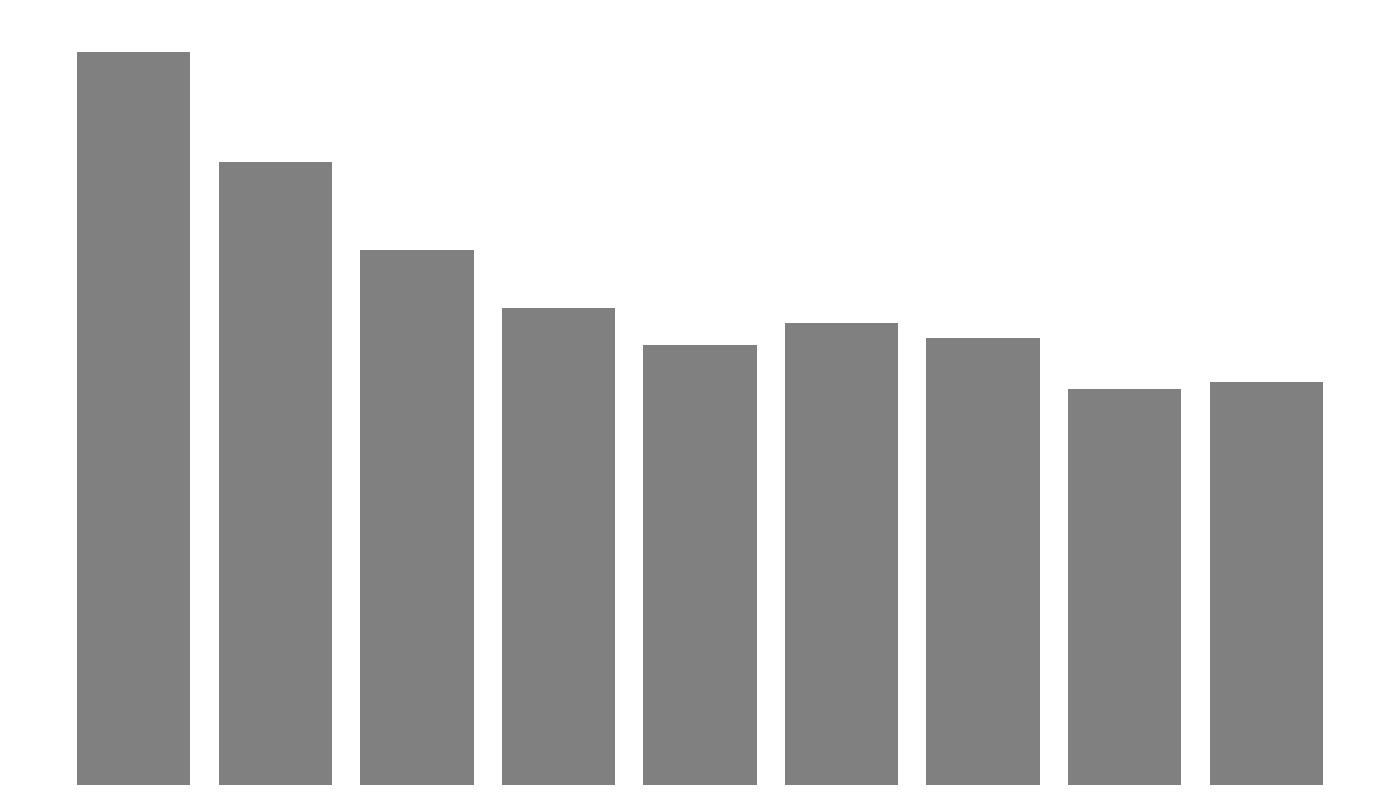

The Python source for this figure:
import matplotlib.pyplot as plt
import numpy as np

initial_emissions = 10000
emissions_changes = np.array([
    -1500, 
    -1200, 
    -800,   
    -500,   
    300     
])

new_emissions_changes = np.array([
    -200,   
    -700,    
    100     
])

# Combine original and new data arrays
combined_emissions_changes = np.concatenate((emissions_changes, new_emissions_changes), axis=0)

emissions_positions = np.zeros(len(combined_emissions_changes) + 1)
emissions_positions[0] = initial_emissions
for i in range(1, len(emissions_positions)):
    emissions_positions[i] = emissions_positions[i-1] + combined_emissions_changes[i-1]

fig, ax = plt.subplots(figsize=(14, 8))
ax.bar(range(len(emissions_positions)), emissions_positions, color='#808080')

# Remove legends, grids, and borders
ax.set_frame_on(False)
ax.get_xaxis().set_visible(False)
ax.get_yaxis().set_visible(False)

plt.tight_layout()
plt.show()
